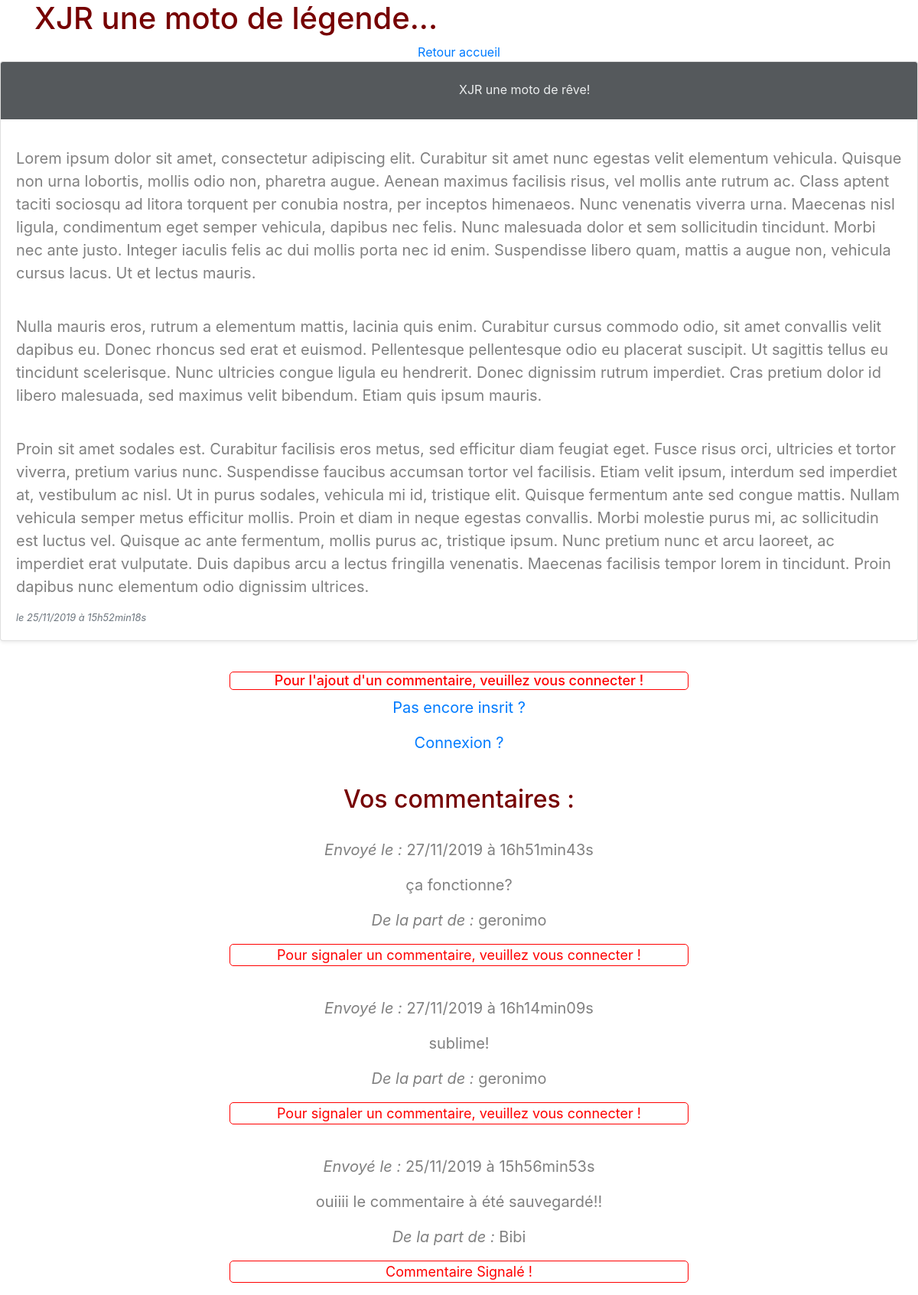
/index.php?action=affArticle&id=38, run on the app's committed database.
### tables this page shows
CREATE TABLE IF NOT EXISTS `articles` (
  `id` int(11) NOT NULL AUTO_INCREMENT,
  `id_rubrique` int(11) NOT NULL DEFAULT '1',
  `id_user` int(11) NOT NULL,
  `title` varchar(70) NOT NULL,
  `content` text NOT NULL,
  `signalement` tinyint(1) DEFAULT '0',
  `creation_date` datetime NOT NULL,
  PRIMARY KEY (`id`)
);

CREATE TABLE IF NOT EXISTS `avis` (
  `id` int(11) NOT NULL AUTO_INCREMENT,
  `id_article` int(11) NOT NULL,
  `id_membre` int(11) NOT NULL,
  `content` text NOT NULL,
  `signalement` tinyint(1) DEFAULT '0',
  `comment_date` datetime NOT NULL,
  PRIMARY KEY (`id`)
);

CREATE TABLE IF NOT EXISTS `membres` (
  `id` int(11) NOT NULL AUTO_INCREMENT,
  `pseudo` varchar(70) NOT NULL,
  `mail` varchar(70) NOT NULL,
  `motdepasse` varchar(80) NOT NULL,
  `droits` tinyint(1) DEFAULT '1',
  `avatar` varchar(30) NOT NULL,
  PRIMARY KEY (`id`)
);

### controllers/ControllerUser.php (called while the page is built, shortened)
<?php
class ControllerUser
{
    public function affArticle()
    {
        $articlesManager = new ArticlesManager();
        $commentsManager = new CommentsManager();
        $artic = $articlesManager->getArticle($_GET['id']);
        $comments = $commentsManager->getComments($_GET['id']);
        require ('views/frontend/commentView.php');
    }
}

### models/ArticlesManager.php (called while the page is built, shortened)
<?php
class ArticlesManager extends Manager
{
	public function getArticle($idArticle)
	{
		$db = $this->dbConnect();
		$req = $db->prepare('SELECT id, title, content, DATE_FORMAT(creation_date, \'%d/%m/%Y à %Hh%imin%ss\') AS creation_date_fr FROM articles WHERE id = ?');
		$req->execute(array($idArticle));
		$artic = $req->fetch();
		return $artic;
	}
}

### models/CommentsManager.php (called while the page is built, shortened)
<?php
class CommentsManager extends Manager
{
	public function getComments($idArticle)
	{
		$db = $this->dbConnect();
		$comments = $db->prepare('SELECT avis.id, membres.pseudo, avis.content, avis.signalement, DATE_FORMAT(comment_date, \'%d/%m/%Y à %Hh%imin%ss\') AS comment_date_fr FROM avis INNER JOIN membres ON avis.id_membre = membres.id WHERE id_article = ? ORDER BY comment_date DESC');
		$comments->execute(array($idArticle));
		return $comments;
	}
}

### views/frontend/commentView.php (the view, shortened to what this page needs)
<div class=".row-md-3">
   <div class=".col-md-3">
      <div align="center"><a href="index.php">Retour accueil</a></div>
      <div class="card mb-3 shadow-sm">
         <svg class="bd-placeholder-img card-img-top" width="100%" height="75" xmlns="http://www.w3.org/2000/svg" preserveAspectRatio="xMidYMid slice" focusable="false" role="img" aria-label="Placeholder: Thumbnail">
            <title>liste articles</title>
            <rect width="100%" height="100%" fill="#55595c"/>
            <text x="50%" y="50%" fill="#eceeef" dy=".3em"><?=($artic['title']) ?></text>
         </svg>
         <div class="card-body">
            <p class="card-text"> <?= nl2br($artic['content']) ?></p>
            <div class="d-flex justify-content-between align-items-center">
               <small class="text-muted"><em>le <?= $artic['creation_date_fr'] ?></em></small>
            </div>
         </div>
      </div>
   </div>
</div>
<div align="center">
   <br>
   <?php if(isset($_SESSION['id'])) : ?>
   <div class="commentaires" >
      <h2>Mon commentaire :</h2>
      <br/>
      <form action="index.php?action=addComment&amp;id=<?=$artic['id'] ?>"method="post">
         <div>
            <textarea id="comment" name="content" placeholder="Votre texte"></textarea>
         </div>
         <div><br>
            <button type="submit"class="btn btn-secondary">J'envoie mon commentaire !</button><br>
         </div>
      </form>
      <?php else :
         echo '<h3 class="error">Pour l\'ajout d\'un commentaire, veuillez vous connecter !</h3>
         <p><a href="index.php?action=displFormulContact">Pas encore insrit ?</a></p>
         <p><a href="index.php?action=displConnexion">Connexion ?</a></p';
         endif ?>
      <div class="encart">
         <br>
         <h2>Vos commentaires :</h2>
         <?php
            while ($comment = $comments->fetch()): ?>
         <div >
            <br>
            <p><em>Envoyé le : </em><?= $comment['comment_date_fr'] ?></p>
            <p><?= nl2br(htmlspecialchars($comment['content'])) ?></p>
            <p><em>De la part de : </em><?= $comment['pseudo'] ?></p>
            <?php  if($comment['signalement'] == '1') :
               echo '<p class="error">Commentaire Signalé !</p>'; ?>
            <?php else :
               if(isset($_SESSION['id'])) : ?>
            <a href="index.php?action=signalCommentUser&amp;id=<?=$comment['id'] ?>"><button type="submit"class="btn btn-secondary">Signaler ce commentaire !</button></a><br><br>
            <?php else:
               echo '<p class="error">Pour signaler un commentaire, veuillez vous connecter !</p>'; ?>
            <?php endif ?>
            <?php endif ?>
            <?php endwhile;
               ?>
         </div>
      </div>
   </div>
</div>
<?php require('template.php'); ?>

### publics/css/style.css (style rules this page uses)
h1, h2 { color: #760001; }
h3 { color: grey; }
p { font-size: 20px; color: grey; }
.error { color: red; text-align: center; width: 50%; font-size: 15px; }
@media only screen and (min-width: 1100px ) { .error { font-size: 18px; border: 1px solid red; border-radius: 5px; } }

### data on the page
articles: title "XJR une moto de rêve!", content "Lorem ipsum dolor sit amet, consectetur adipiscing elit. Curabitur sit amet nunc egestas velit elementum vehicula. Quisque non urna lobortis, mollis odio non, pharetra augue. Aenean maximus facilisis risus, vel mollis ante rutrum ac. Class aptent taciti sociosqu ad litora torquent per conubia nostra, per inceptos himenaeos. Nunc venenatis viverra urna. Maecenas nisl ligula, condimentum eget semper vehicula, dapibus nec felis. Nunc malesuada dolor et sem sollicitudin tincidunt. Morbi nec ante justo. Integer iaculis felis ac dui mollis porta nec id enim. Suspendisse libero quam, mattis a augue non, vehicula cursus lacus. Ut et lectus mauris. Nulla mauris eros, rutrum a elementum mattis,…"
avis: comment_date_fr "27/11/2019 à 16h51min43s", content "ça fonctionne?", id_membre.pseudo "geronimo", shows "Pour signaler un commentaire, veuillez vous connecter !"
avis: comment_date_fr "27/11/2019 à 16h14min09s", content "sublime!", id_membre.pseudo "geronimo", shows "Pour signaler un commentaire, veuillez vous connecter !"
avis: comment_date_fr "25/11/2019 à 15h56min53s", content "ouiiii le commentaire à été sauvegardé!!", id_membre.pseudo "Bibi", signalement "Commentaire Signalé !"

### other printed values
$artic['creation_date_fr'] "25/11/2019 à 15h52min18s"
